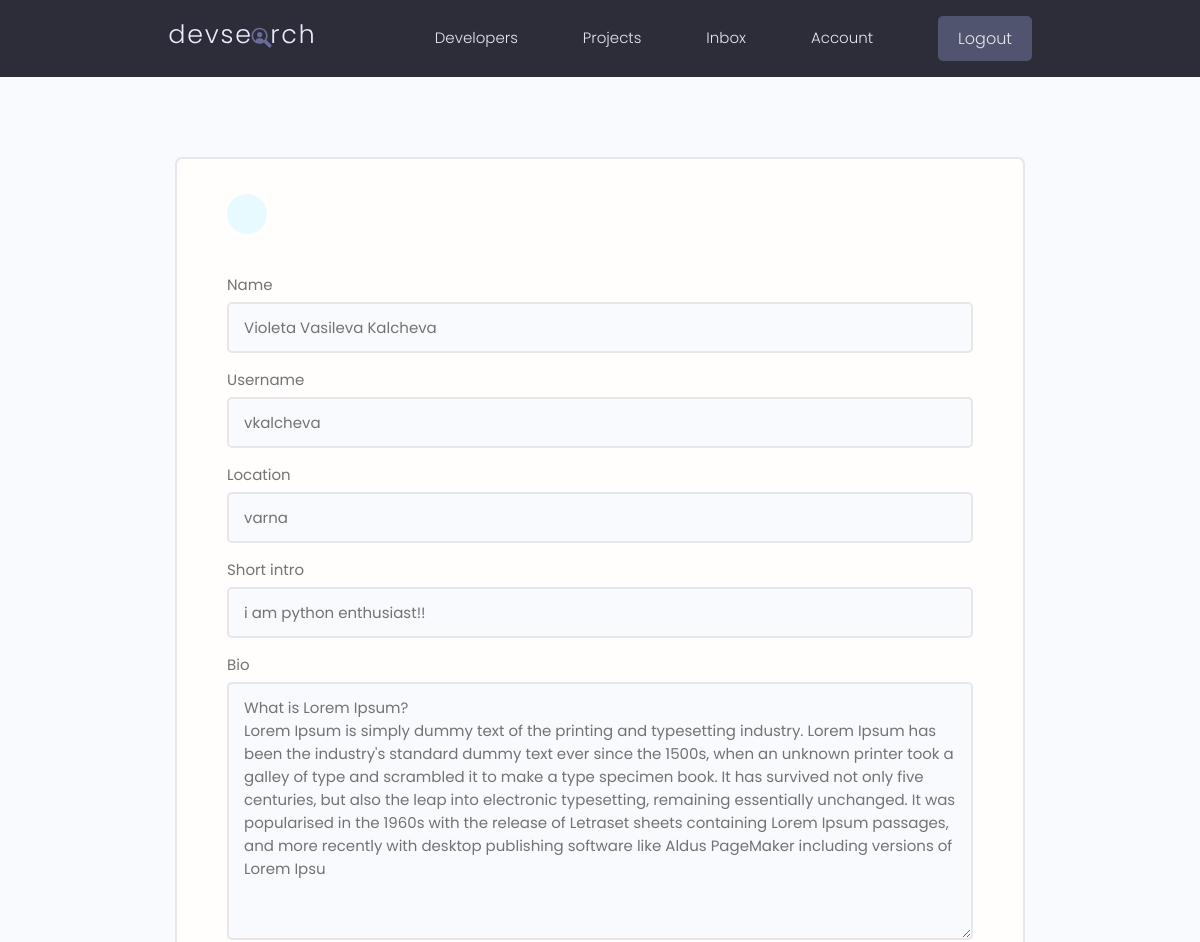
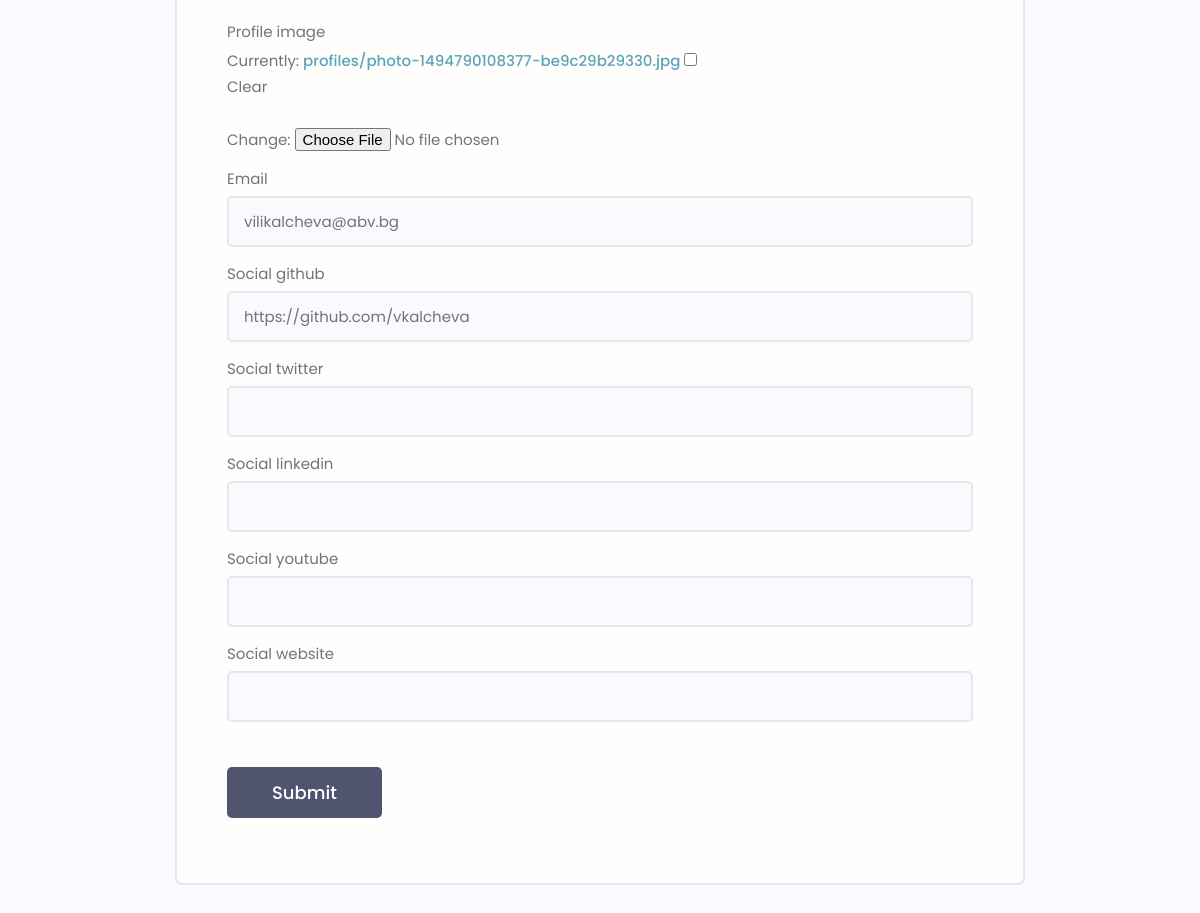
The page /edit-account/ (signed in) on the database its author committed (2 pictures, top to bottom).
### users/models.py (models this page shows, shortened)
class Profile(models.Model):
    user = models.OneToOneField(User, on_delete=models.CASCADE)
    name = models.CharField(max_length=200,null=True, blank=True)
    username = models.CharField(max_length=200,null=True, blank=True)
    location = models.CharField(max_length=200, null=True, blank=True)
    short_intro = models.CharField(max_length=200, blank=True, null=True)
    bio = models.TextField(blank=True, null=True)
    profile_image = models.ImageField(null=True, blank=True, upload_to='profiles/', default='profile/default.png')
    email = models.EmailField(max_length=500, null=True, blank=True)
    social_github = models.CharField(max_length=200, blank=True, null=True)
    social_twitter = models.CharField(max_length=200, blank=True, null=True)
    social_linkedin = models.CharField(max_length=200, blank=True, null=True)
    social_youtube = models.CharField(max_length=200, blank=True, null=True)
    social_website = models.CharField(max_length=200, blank=True, null=True)
    created = models.DateTimeField(auto_now_add=True)
    id = models.UUIDField(default=uuid.uuid4, unique=True, primary_key=True, editable=False)

### users/views.py (the view)
# urls.py: path("edit-account/", views.edit_account, name="edit-account"),
@login_required(login_url='login')
def edit_account(request):
    profile = request.user.profile
    form = ProfileForm(instance=profile)
    if request.method == 'POST':
        form = ProfileForm(request.POST, request.FILES, instance=profile)
        if form.is_valid():
            form.save()
            return redirect('account')
    context = {
        'form': form
    }
    return render(request, 'users/profile_form.html', context)

### users/forms.py
class ProfileForm(ModelForm):
    class Meta:
        model = Profile
        exclude = ['user']
    def __init__(self, *args, **kwargs):
        super(ProfileForm, self).__init__(*args, **kwargs)
        for name, field in self.fields.items():
            field.widget.attrs.update({'class': 'input'})

### users/templates/users/profile_form.html (shortened to what this page needs)
{% extends 'main.html' %}
{% block content %}
    <main class="formPage my-xl">
        <div class="content-box">
            <div class="formWrapper">
                <a class="backButton" href="{% url 'account' %}"></a>
                <br>
                <form class="form" method="POST" action="{% url 'edit-account' %}" enctype="multipart/form-data">
                    {% for field in form %}
                        <div class="form__field">
                            <label for="formInput#text">{{ field.label }}</label>
                            {{ field }}
                        </div>
                    {% endfor %}
                    <input class="btn btn--sub btn--lg  my-md" type="submit" value="Submit"/>
                </form>
            </div>
        </div>
    </main>
{% endblock %}

### static/styles/app.css (style rules this page uses)
:root { --color-sub: #2d2d39; }
.btn--sub { background-color: var(--color-sub-light); }
.content-box { width: 95%; max-width: 85rem; margin: 0 auto; }
.backButton { background: var(--color-main-light); color: var(--color-main); width: 4rem; height: 4rem; display: flex; align-items: center; justify-content: center; border-radius: 50%; }
.formPage .formWrapper { list-style: none; background: var(--color-white); padding: 3.5rem 5rem; border: 2px solid var(--color-light); border-radius: 0.7rem; }

### static/uikit/styles/modules/_variables.css (style rules this page uses)
:root { --color-main: #5aa5b9; --color-main-light: #e6faff; --color-sub: #3f4156; --color-sub-light: #51546e; --color-sub-lighter: #ededfd; --color-text: #737373; --color-gray: #8b8b8b; --color-light: #e5e7eb; --color-light-gray: #767676; --color-bg: #f8fafd; --color-white: #fffefd; --color-white-light: #f3f3f3; --color-success: #359e64; --color-success-bg: #def8e8; --color-error: #fc4b0b; --color-error-bg: #fff2ee; --font-base: 'Poppins', arial, helvetica, 'Segoe UI', roboto, ubuntu, sans-serif; --font-monospace: 'Fira Code', 'Courier New', courier, monospace; --font-regular: 300; --font-medium: 500; --font-bold: 700; --generic-shadow: 1px 1px 5px #00000010; --generic-transition: all 0.3s ease-in-out; }

### static/uikit/styles/modules/_base.css (style rules this page uses)
* { margin: 0; padding: 0; box-sizing: border-box; text-rendering: optimizeLegibility; color: inherit; font-size: inherit; }
html { font-size: 50%; }
@media only screen and (min-width: 480px) { html { font-size: 56.25%; } }
@media only screen and (min-width: 1200px) { html { font-size: 62.5%; } }
body { line-height: 1.6; font-weight: 400; font-size: 1.5rem; color: var(--color-text); background-color: var(--color-bg); min-height: 100vh; }

### static/uikit/styles/modules/_typography.css (style rules this page uses)
* { font-family: var(--font-base); }
a { padding-bottom: 2px; text-decoration: none; display: inline-block; color: var(--color-main); font-weight: var(--font-medium); }

### static/uikit/styles/modules/_utilities.css (style rules this page uses)
.my-md { margin: 3rem auto; }
.my-xl { margin: 8rem auto; }

### static/uikit/styles/modules/_button.css (style rules this page uses)
.btn { display: inline-block; position: relative; cursor: pointer; background-color: var(--color-light); font-weight: var(--font-medium); color: var(--color-sub); text-decoration: none; padding: 1rem 2rem; border-radius: 0.5rem; border: none; width: -webkit-fit-content; width: -moz-fit-content; width: fit-content; height: -webkit-fit-content; height: -moz-fit-content; height: fit-content; font-size: 1.6rem; outline-width: 0; outline-color: transparent; -webkit-backface-visibility: hidden; backface-visibility: hidden; transition: all 0.3s ease-in-out; }
.btn--sub { background-color: var(--color-sub); color: var(--color-white); }
.btn--lg { font-size: 1.8rem; padding: 1.2rem 4.5rem; }

### static/uikit/styles/modules/_form.css (style rules this page uses)
.form { display: block; }
.form__field { margin-top: 1.5rem; margin-bottom: 1.5rem; }
.form__label, .form__field > label { display: block; margin-bottom: 0.5rem; color: var(--color-text); }
input.input[type='text'], input.input[type='email'], input.input[type='password'], input.input[type='number'], textarea.input { min-width: 24rem; width: 100%; padding: 1.2rem 1.5rem; border-radius: 0.5rem; border: 2px solid var(--color-light); transition: all 0.3s ease-in-out; background-color: var(--color-bg); }

### rows shown on the page
Profile: form "Violeta Vasileva Kalcheva" "vkalcheva" "varna" "i am python enthusiast!!" "What is Lorem Ipsum? Lorem Ipsum is simply dummy text of the printing and typesetting industry. Lorem Ipsum has been the industry's standard dummy text ever since the 1500s, when an unknown printer took a galley of type and scrambled it to make a type specimen book. It has survived not only five centuries, but also the leap into electronic typesetting, remaining essentially unchanged. It was popularised in the 1960s with the release of Letraset sheets containing Lorem Ipsum passages, and more recently with desktop publishing software like Aldus PageMaker including versions of Lorem Ipsu" "vilikalcheva@abv.bg" "https://github.com/vkalcheva"

### other values the page prints
{{ field.label }} "Name" "Username" "Location" "Short intro" "Bio" "Profile image" "Email" "Social github" "Social twitter" "Social linkedin" "Social youtube" "Social website"
